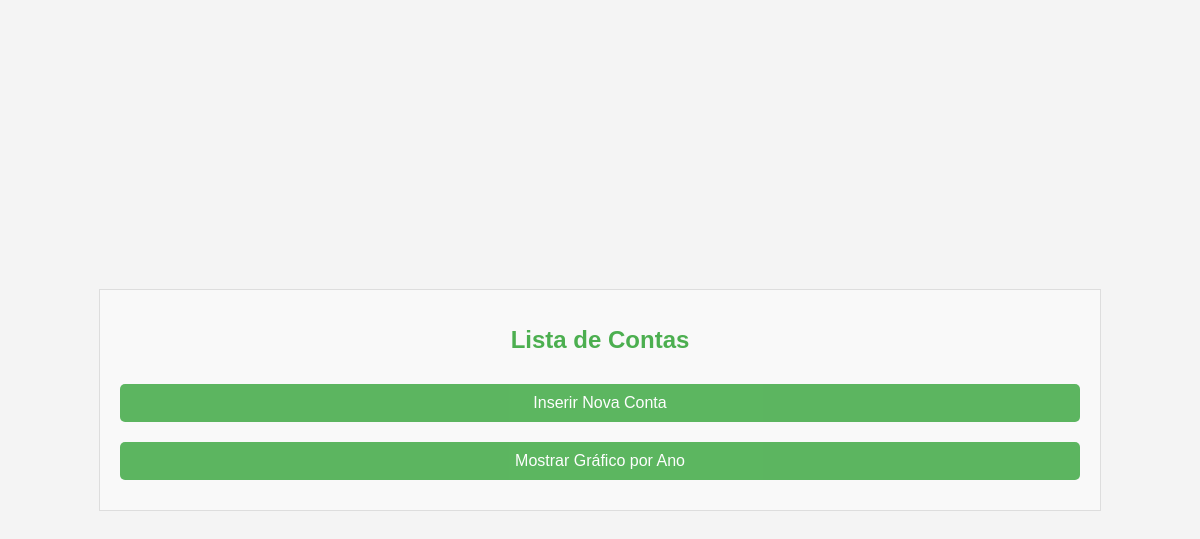
The page /dashboard (signed in) on the database as committed earlier.
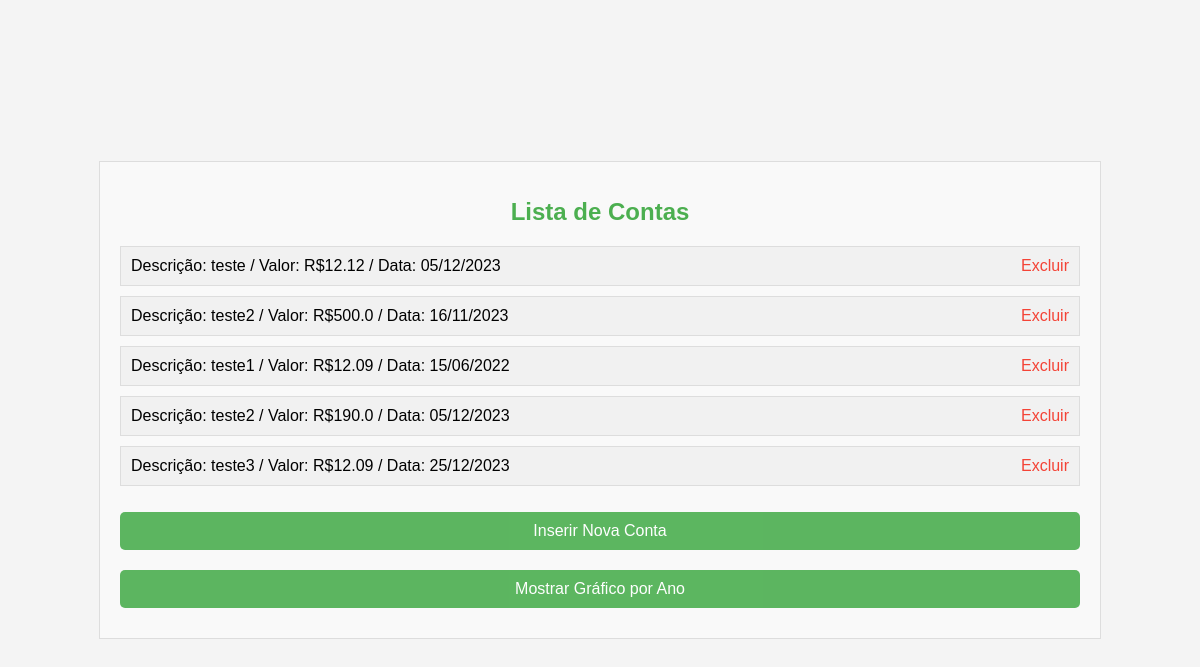
The same page on the database as committed later.
### app.py (models this page shows, shortened)
class Conta(db.Model):
    id = db.Column(db.Integer, primary_key=True)
    usuario_id = db.Column(db.Integer, db.ForeignKey('usuario.id'), nullable=False)
    descricao = db.Column(db.String(120), nullable=False)
    valor = db.Column(db.Float, nullable=False)
    data = db.Column(db.DateTime, nullable=False)

### app.py (the view)
@app.route('/dashboard')
def dashboard():
    if 'id' not in session:
        return redirect(url_for('login'))
    contas = Conta.query.filter_by(usuario_id=session['id']).all()
    return render_template('dashboard.html', contas=contas)

### templates/dashboard.html (shortened to what this page needs)
<!DOCTYPE html>
<html>
    <head>
        <link rel="stylesheet" type="text/css" href="{{ url_for('static', filename='style.css') }}" />
    </head>
    <body>
        <form>
            <h1>Lista de Contas</h1>
            <ul>
                {% for conta in contas %}
                    <li>
                        Descrição: {{ conta.descricao }} / Valor: R${{ conta.valor }} / Data: {{ conta.data.strftime('%d/%m/%Y') }}
                        <a href="{{ url_for('excluir_conta', conta_id=conta.id) }}">Excluir</a>
                    </li>
                {% endfor %}
            </ul>
            <button type="submit" formaction="{{ url_for('inserir_conta') }}">Inserir Nova Conta</button>
            <button type="submit" formaction="{{ url_for('mostrar_grafico', ano=2023) }}">Mostrar Gráfico por Ano</button>
        </form>
    </body>
</html>

### static/style.css (style rules this page uses)
body { font-family: 'Segoe UI', Tahoma, Geneva, Verdana, sans-serif; background-color: #f4f4f4; margin: 0; padding: 0; display: flex; justify-content: center; align-items: center; height: 100vh; }
button { background-color: #4caf50; color: white; padding: 12px 20px; border: none; border-radius: 5px; font-size: 16px; cursor: pointer; }
h1 { text-align: center; }
form { width: 80%; margin: 0 auto; padding: 20px; border: 1px solid #ddd; background-color: #f9f9f9; font-family: Arial, sans-serif; }
form h1 { color: #4CAF50; font-size: 24px; margin-bottom: 20px; }
form ul { list-style-type: none; padding: 0; }
form ul li { border: 1px solid #ddd; padding: 10px; margin-bottom: 10px; background-color: #f1f1f1; }
form ul li a { color: #f44336; text-decoration: none; float: right; margin-left: 10px; }
form button[type="submit"] { background-color: #4CAF50; color: white; padding: 10px 20px; margin: 10px 0; border: none; cursor: pointer; width: 100%; opacity: 0.9; }

Rows that differ between the two databases and show on the page:
added Conta: descricao "teste", valor "12.12", data "05/12/2023"
added Conta: descricao "teste2", valor "500.0", data "16/11/2023"
added Conta: descricao "teste1", valor "12.09", data "15/06/2022"
added Conta: descricao "teste2", valor "190.0", data "05/12/2023"
added Conta: descricao "teste3", valor "12.09", data "25/12/2023"
